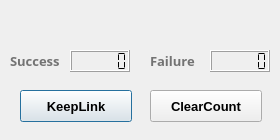
<?xml version="1.0" encoding="UTF-8"?>
<ui version="4.0">
 <class>QLinkKeeper</class>
 <widget class="QDialog" name="QLinkKeeper">
  <property name="geometry">
   <rect>
    <x>0</x>
    <y>0</y>
    <width>280</width>
    <height>140</height>
   </rect>
  </property>
  <property name="sizePolicy">
   <sizepolicy hsizetype="Fixed" vsizetype="Fixed">
    <horstretch>0</horstretch>
    <verstretch>0</verstretch>
   </sizepolicy>
  </property>
  <property name="minimumSize">
   <size>
    <width>280</width>
    <height>140</height>
   </size>
  </property>
  <property name="maximumSize">
   <size>
    <width>280</width>
    <height>140</height>
   </size>
  </property>
  <property name="windowTitle">
   <string>QLinkKeeper</string>
  </property>
  <widget class="QLCDNumber" name="SuccessCounter">
   <property name="geometry">
    <rect>
     <x>70</x>
     <y>50</y>
     <width>60</width>
     <height>22</height>
    </rect>
   </property>
   <property name="maximumSize">
    <size>
     <width>80</width>
     <height>16777215</height>
    </size>
   </property>
   <property name="layoutDirection">
    <enum>Qt::LeftToRight</enum>
   </property>
   <property name="frameShadow">
    <enum>QFrame::Raised</enum>
   </property>
   <property name="digitCount">
    <number>6</number>
   </property>
   <property name="segmentStyle">
    <enum>QLCDNumber::Flat</enum>
   </property>
  </widget>
  <widget class="QLCDNumber" name="FailureCounter">
   <property name="geometry">
    <rect>
     <x>210</x>
     <y>50</y>
     <width>60</width>
     <height>22</height>
    </rect>
   </property>
   <property name="maximumSize">
    <size>
     <width>80</width>
     <height>16777215</height>
    </size>
   </property>
   <property name="layoutDirection">
    <enum>Qt::LeftToRight</enum>
   </property>
   <property name="digitCount">
    <number>6</number>
   </property>
   <property name="segmentStyle">
    <enum>QLCDNumber::Flat</enum>
   </property>
  </widget>
  <widget class="QLabel" name="labelSuccess">
   <property name="geometry">
    <rect>
     <x>10</x>
     <y>50</y>
     <width>61</width>
     <height>22</height>
    </rect>
   </property>
   <property name="font">
    <font>
     <family>宋体</family>
     <pointsize>10</pointsize>
     <weight>75</weight>
     <bold>true</bold>
    </font>
   </property>
   <property name="frameShape">
    <enum>QFrame::NoFrame</enum>
   </property>
   <property name="text">
    <string>&lt;html&gt;&lt;head/&gt;&lt;body&gt;&lt;p&gt;&lt;span style=&quot; color:#737373;&quot;&gt;Success&lt;/span&gt;&lt;/p&gt;&lt;/body&gt;&lt;/html&gt;</string>
   </property>
  </widget>
  <widget class="QLabel" name="labelFailure">
   <property name="geometry">
    <rect>
     <x>150</x>
     <y>50</y>
     <width>61</width>
     <height>22</height>
    </rect>
   </property>
   <property name="font">
    <font>
     <family>宋体</family>
     <pointsize>10</pointsize>
     <weight>75</weight>
     <bold>true</bold>
    </font>
   </property>
   <property name="text">
    <string>&lt;html&gt;&lt;head/&gt;&lt;body&gt;&lt;p&gt;&lt;span style=&quot; color:#737373;&quot;&gt;Failure&lt;/span&gt;&lt;/p&gt;&lt;/body&gt;&lt;/html&gt;</string>
   </property>
  </widget>
  <widget class="QPushButton" name="startButton">
   <property name="geometry">
    <rect>
     <x>20</x>
     <y>90</y>
     <width>112</width>
     <height>32</height>
    </rect>
   </property>
   <property name="font">
    <font>
     <pointsize>10</pointsize>
     <weight>75</weight>
     <bold>true</bold>
    </font>
   </property>
   <property name="text">
    <string>KeepLink</string>
   </property>
   <property name="autoDefault">
    <bool>false</bool>
   </property>
   <property name="default">
    <bool>true</bool>
   </property>
  </widget>
  <widget class="QPushButton" name="clearCountButton">
   <property name="geometry">
    <rect>
     <x>150</x>
     <y>90</y>
     <width>112</width>
     <height>32</height>
    </rect>
   </property>
   <property name="font">
    <font>
     <pointsize>10</pointsize>
     <weight>75</weight>
     <bold>true</bold>
    </font>
   </property>
   <property name="text">
    <string>ClearCount</string>
   </property>
   <property name="autoDefault">
    <bool>false</bool>
   </property>
  </widget>
 </widget>
 <layoutdefault spacing="6" margin="11"/>
 <resources/>
 <connections/>
</ui>
